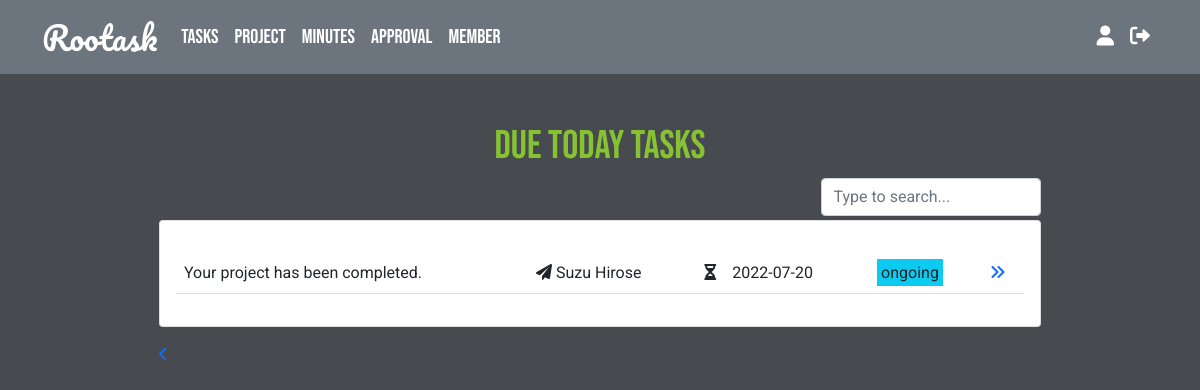
Page /views/summary-today.php?user_id=5 (signed in) on the committed database.
### tables this page shows
CREATE TABLE `tasks` (
  `task_id` int(15) NOT NULL,
  `project_id` int(15) NOT NULL,
  `user_id` int(15) NOT NULL,
  `task_name` varchar(50) NOT NULL,
  `assign_id` int(30) NOT NULL,
  `date_posted` timestamp NOT NULL DEFAULT CURRENT_TIMESTAMP ON UPDATE CURRENT_TIMESTAMP,
  `deadline` date DEFAULT NULL,
  `task_status` varchar(15) NOT NULL DEFAULT 'ongoing',
  `note` varchar(300) DEFAULT NULL
);

CREATE TABLE `users` (
  `user_id` int(11) NOT NULL,
  `account_id` int(11) NOT NULL,
  `first_name` varchar(50) NOT NULL,
  `last_name` varchar(50) NOT NULL,
  `email` varchar(100) DEFAULT NULL,
  `avatar` varchar(255) DEFAULT 'profile.jpg',
  `division` varchar(50) DEFAULT NULL,
  `position` varchar(50) DEFAULT NULL
);

### classes/database.php (called while the page is built, shortened)
<?php
class Database {
    private $server_name = "localhost";
    private $username = "root";
    private $password = "root";
    private $db_name = "rootask";
    public function __construct(){
        $this->conn = new mysqli($this->server_name, $this->username, $this->password, $this->db_name);
    }
}
?>

### classes/task.php (called while the page is built, shortened)
<?php
require_once "database.php";
class Task extends Database {
    public function getTodayUserTasks($user_id){
        $sql = "SELECT tasks.task_id, tasks.project_id, tasks.user_id, tasks.task_name, tasks.assign_id, tasks.date_posted, tasks.deadline, tasks.task_status, tasks.note, projects.project_name, users.first_name, users.last_name FROM tasks INNER JOIN projects ON tasks.project_id = projects.project_id INNER JOIN users ON users.user_id = tasks.user_id WHERE `deadline` = CURRENT_DATE() AND tasks.assign_id = $user_id AND `task_status` != 'done' AND `task_status` != 'canceled' ORDER BY `deadline`";
        if($result = $this->conn->query($sql)){
            return $result;
        }else{
            die("Error retrieving task:" . $this->conn->error);
        }
    }
}
?>

### views/summary-today.php (the view, shortened to what this page needs)
<?php
require "../classes/task.php";
$user_id = $_SESSION['user_id'];
$task = new Task;
$tasks_result = $task->getTodayUserTasks($user_id);
?>
<!DOCTYPE html>
<html lang="en">
<head>
    <link href="https://cdn.jsdelivr.net/npm/bootstrap@5.1.3/dist/css/bootstrap.min.css" rel="stylesheet">
    <link rel="stylesheet" href="https://cdnjs.cloudflare.com/ajax/libs/font-awesome/6.0.0/css/all.min.css"/>
    <link rel="stylesheet" href="../styles/style.css">
</head>
<body>
<?php
if($_SESSION['role'] == "U"){
    require_once "../navbar/nav-bar-user.php";
}else{
    require_once "../navbar/nav-bar-admin.php";
}
?>
<div  class="container-fluid">
    <main class="h-100 w-75 mx-auto mt-5">
        <h1 class="text-center">DUE TODAY TASKS</h1>
        <input class="form-control w-25 ms-auto mb-1" list="datalistOptions" id="exampleDataList" placeholder="Type to search...">
        <div class="card">
            <div class="card-body">
                <p class="card-text m-3">
                    <table class="table">
                        <tbody>
                            <?php
                            while($tasks_row = $tasks_result->fetch_assoc()){
                            ?>
                                <tr>
                                <td><?= $tasks_row['task_name'] ?></td>
                                <td><i class="fa-solid fa-paper-plane"></i> <?= $tasks_row['first_name']." ".$tasks_row['last_name']?></td>
                                <td><i class="fa-solid fa-hourglass"></i>　<?= $tasks_row['deadline'] ?></td>
                                <td>
                                <?php
                                    if($tasks_row['task_status'] == "ongoing"){
                                ?>
                                        <span class="text-center bg-info p-1"><?=$tasks_row['task_status']?></span>
                                <?php
                                    }elseif($tasks_row['task_status'] == "planning"){
                                ?>
                                        <span class="text-center bg-primary p-1"><?=$tasks_row['task_status']?></span>
                                <?php
                                    }elseif($tasks_row['task_status'] == "pending"){
                                ?>
                                        <span class="text-center bg-success p-1"><?=$tasks_row['task_status']?></span>
                                <?php
                                    }elseif($tasks_row['task_status'] == "postpone"){
                                ?>
                                    <span class="text-center bg-warning p-1"><?=$tasks_row['task_status']?></span>
                                <?php
                                    }elseif($tasks_row['task_status'] == "canceled"){
                                ?>
                                    <span class="text-center bg-danger p-1"><?=$tasks_row['task_status']?></span>
                                <?php
                                    }elseif($tasks_row['task_status'] == "done"){
                                ?>
                                    <span class="text-center bg-secondary p-1"><?=$tasks_row['task_status']?></span>
                                    <?php
                                    }
                                    ?>
                                </td>
                                <td><a href="task-detail.php?task_id=<?= $tasks_row['task_id'] ?>"><i class="fa-solid fa-angles-right"></i></a></td>
                                </tr>
                            <?php
                            }
                            ?>
                        </tbody>
                    </table>
                </p>
            </div>
        </div>
        <div class="mt-3"><a href="dashboard-user.php"><i class="fa-solid fa-angle-left"></i></a></div>
    </main>
</div>
</body>
</html>

### styles/style.css (style rules this page uses)
* { font-family: 'Roboto', sans-serif; }
body { background-color: #474B4F; }
h1 { color: #86C232; font-family: 'Bebas Neue', sans-serif; }

### rows in the picture
tasks: task_name "Your project has been completed.", user.first_name "Suzu", user.last_name "Hirose", deadline "2022-07-20", task_status "ongoing"
